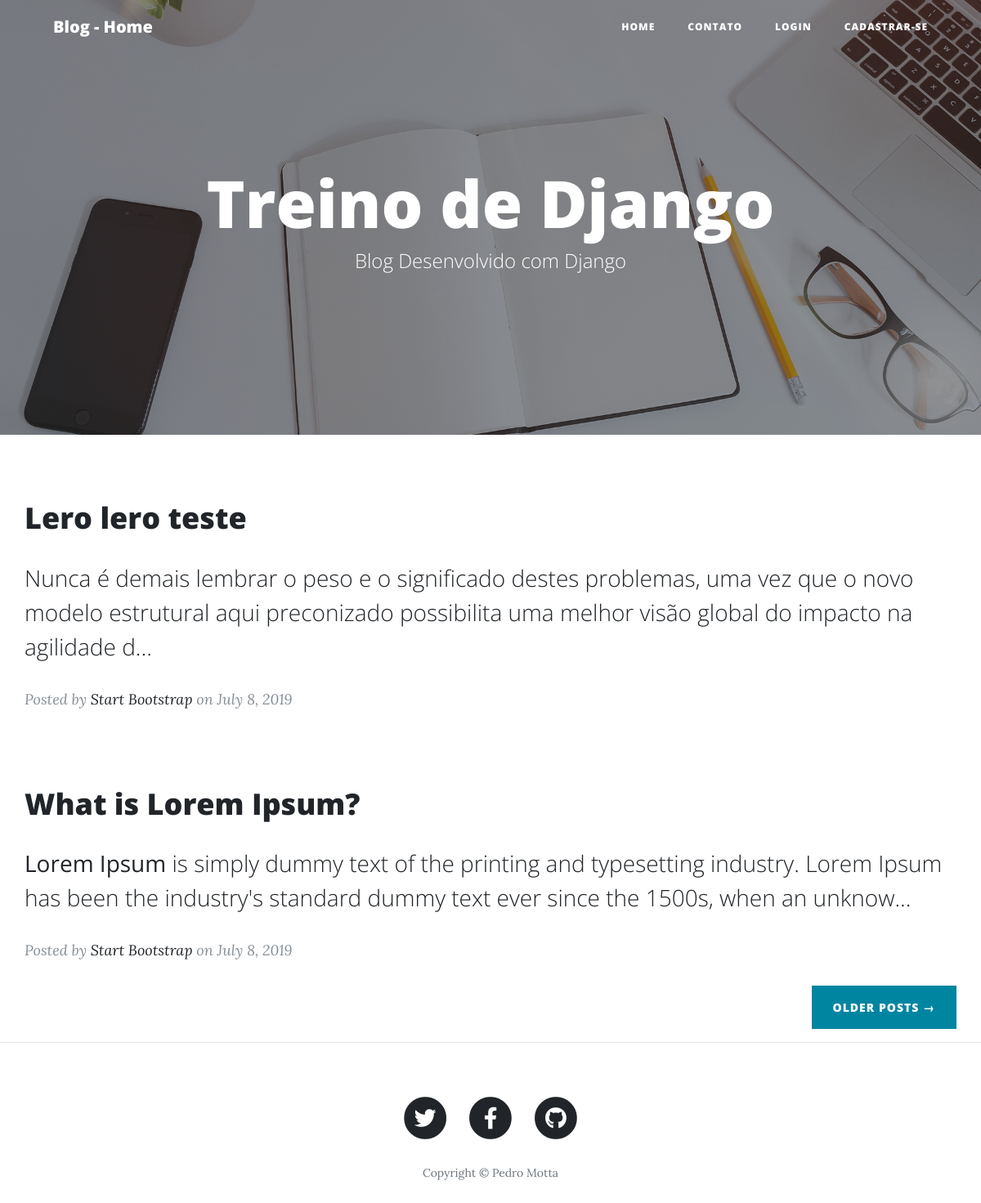
The page / on the database its author committed.
### blog/models.py (models this page shows, shortened)
class Post(models.Model):
    STATUS = (
        ('rascunho','Rascunho'),
        ('publicado','Publicado'),
    )
    titulo = models.CharField(verbose_name="Título",max_length=250)
    slug   = models.SlugField(max_length=250)
    autor  = models.ForeignKey(User,
                               on_delete=models.CASCADE)
    categoria = models.ManyToManyField(Category, related_name="get_posts")
    imagem    = models.ImageField(upload_to="blog",blank=True, null=True)
    conteudo  = RichTextField(verbose_name="Conteúdo")
    publicado = models.DateTimeField(default=timezone.now)
    criado    = models.DateTimeField(auto_now_add=True)
    alterado  = models.DateTimeField(auto_now=True)
    status    = models.CharField(max_length=10,
                                 choices=STATUS,
                                 default='rascunho')
    objects   = models.Manager()
    published = PublishedManager()
    def get_absolute_url(self):
        return reverse('post_detail',args=[self.slug])
    class Meta:
        ordering = ('-publicado',)

### blog/views.py (the view)
# urls.py: path('', views.BlogListView.as_view(),name='home'),
class BlogListView(ListView):
    model = Post
    template_name = 'blog/home.html'

### social/processors.py (called while the page is built)
def ctx_social(request):
    ctx_dict = {}
    links = Link.objects.all()
    for link in links:
        ctx_dict[link.chave] = link.url
    return ctx_dict

### blog/templates/blog/home.html (shortened to what this page needs)
{% extends 'base.html' %}
{% load static %}
{% block header %}
<header class="masthead" style="background-image: url({% static 'img/home-bg.jpg' %})">
  <div class="overlay"></div>
  <div class="container">
    <div class="row">
      <div class="col-lg-8 col-md-10 mx-auto">
        <div class="site-heading">
          <h1>Treino de Django</h1>
          <span class="subheading">Blog Desenvolvido com Django</span>
        </div>
      </div>
    </div>
  </div>
</header>
{% endblock header %}
{% block content %}
{% for post in object_list %}
<div class="post-preview">
  <a href="{{post.get_absolute_url}}">
    <h2 class="post-title">
      {{ post.titulo }}
    </h2>
    <h3 class="post-subtitle">
      {{ post.conteudo|safe|truncatechars:"200" }}
    </h3>
  </a>
  <p class="post-meta">Posted by
    <a href="#">Start Bootstrap</a>
    on July 8, 2019
  </p>
</div>
{% endfor %}
<div class="clearfix">
  <a class="btn btn-primary float-right" href="#">Older Posts &rarr;</a>
</div>
{% endblock content %}

### rows shown on the page
Post: titulo "Lero lero teste", conteudo "Nunca é demais lembrar o peso e o significado destes problemas, uma vez que o novo modelo estrutural aqui preconizado possibilita uma melhor visão global do impacto na agilidade d..."
Post: titulo "What is Lorem Ipsum?", conteudo "Lorem Ipsum is simply dummy text of the printing and typesetting industry. Lorem Ipsum has been the industry's standard dummy text ever since the 1500s, when an unknow..."
